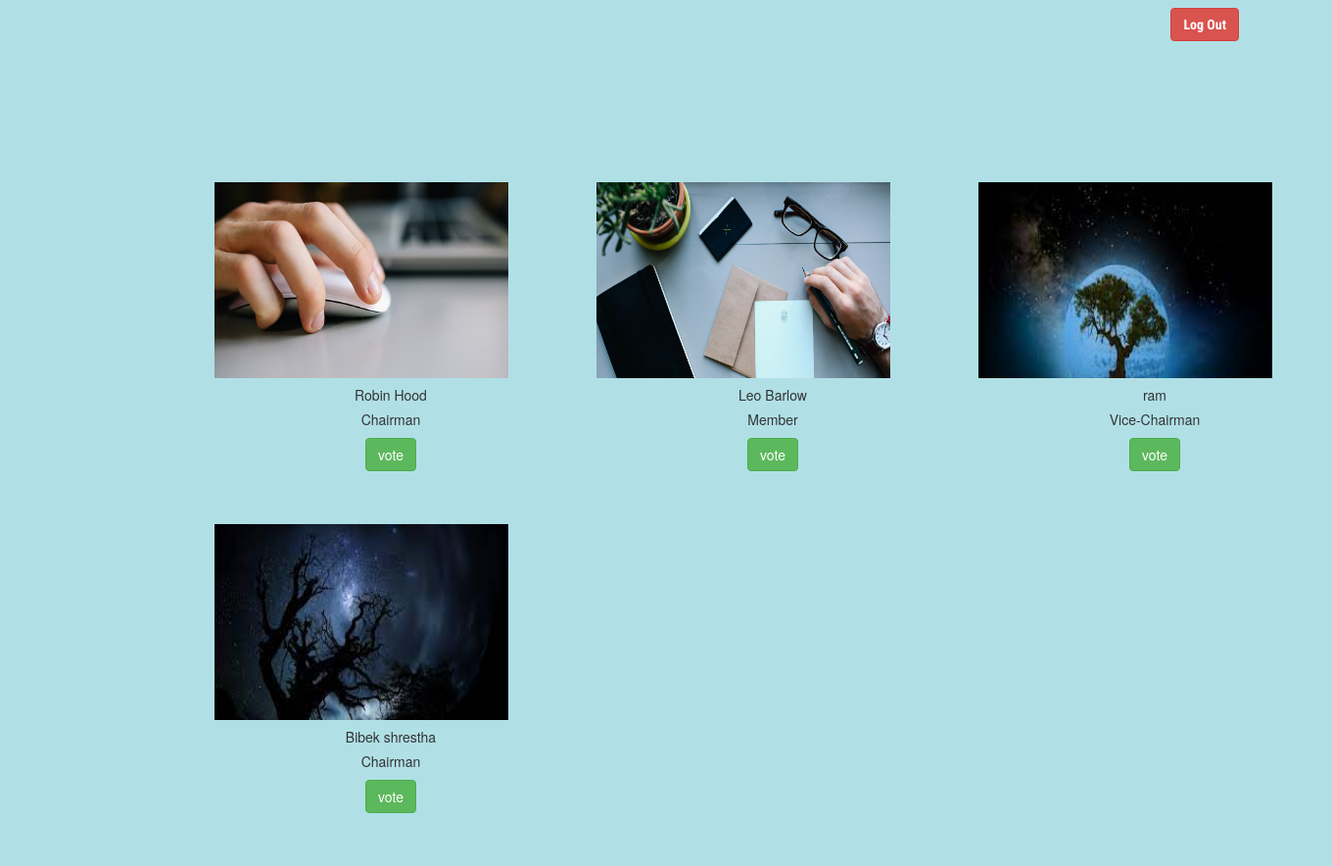
/voting_panal.php, run on the app's committed database.
### tables this page shows
CREATE TABLE `canidate` (
  `cid` int(100) NOT NULL,
  `name` varchar(100) NOT NULL,
  `photo` varchar(100) NOT NULL,
  `post` varchar(50) NOT NULL,
  `address` varchar(100) NOT NULL
);

### voting_panal.php (the view, shortened to what this page needs)
<?php
include_once('config.php');
$sql1 = "SELECT * FROM canidate";
$result11 = mysqli_query($conn, $sql1);
$result1 = $result11->fetch_all(MYSQLI_ASSOC);
?>
<!DOCTYPE html>
<html lang="en">
<head>
  <link href="css/bootstrap.min.css" rel="stylesheet">
</head>
<body>
  <div class="conatiner-fluid" style="background-color: powderblue;">
    <div class="container">
      <span class="normalFont"><a href="login.php" class="btn btn-danger navbar-right navbar-btn"><strong>Log Out</strong></a></span>
    </div>
    <div class="container" style="margin-top: 10%;margin-left: 15%;">
      <div class="container_fluid">
        <div class="row justify-content-center">
          <?php foreach ($result1 as $data) :  ?>
            <div class="col-sm-4 mb-4">
              <div class="card shadow">
                <div style="max-height:200px;overflow:hidden">
                  <?php if (!empty($data['photo']) && is_file('images/' . $data['photo'])) : ?>
                    <img src="images/<?= $data['photo'] ?>" height="250px" width="300px" class="card-img-top" alt="...">
                  <?php else : ?>
                    <img src="images/0.jpg" class="card-img-top" alt="...">
                  <?php endif; ?>
                </div>
                <div class="card-body text-center" style="margin-bottom:15%">
                  <h5 class="card-title"><?= $data['name']; ?></h5>
                  <h5 class="card-title"><?= $data['post']; ?></h5>
                  <form method="post" action="count.php">
                    <button class="btn btn-success" type="submit">vote</button>
                  </form>
                </div>
              </div>
            </div>
          <?php endforeach; ?>
        </div>
      </div>
</body>
</html>

### voting_panal.php (style rules this page uses)
body { margin: 0px; padding: 0px; }
.normalFont { font-family: 'Roboto Condensed', sans-serif; }
a { color: #FFFFFF; text-decoration: none; }
a:link { color: #FFFFFF; text-decoration: none; }

### data on the page
canidate: photo (picture), name "Robin Hood", post "Chairman"
canidate: photo (picture), name "Leo Barlow", post "Member"
canidate: photo (picture), name "ram", post "Vice-Chairman"
canidate: photo (picture), name "Bibek shrestha", post "Chairman"
